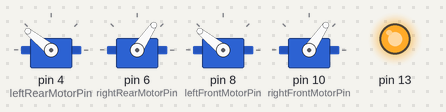
Simulated run of this sketch. Board: Arduino Uno, built with avr-gcc and run on an emulated ATmega328P. Shown: 4 × servo, output pins drawn as LEDs (lit = HIGH).

Above: at 2.3 s.
At 10.2 s:
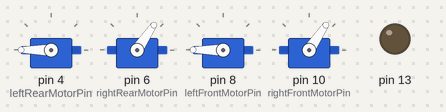
Timing chart, 0 to 11.5 s (numbered marks = the images above):
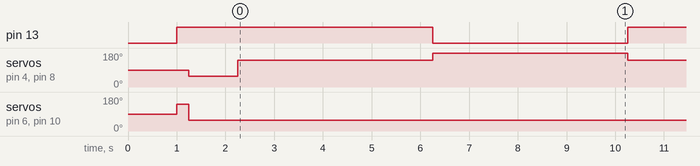

The sketch:

vexMotorRightRecycler.ino
```cpp
#include <Servo.h>

int leftRearMotorPin = 4; //left motor pin
int rightRearMotorPin = 6; //left motor pin
int leftFrontMotorPin = 8; //left motor pin
int rightFrontMotorPin = 10; //left motor pin

Servo leftRearMotor; //Define variables for each motor
Servo rightRearMotor;
Servo leftFrontMotor;
Servo rightFrontMotor;


void setup() {
  // put your setup code here, to run once:
  pinMode(4,OUTPUT);  //Both motor pins are sending a signal out to the VEX motor controller
  pinMode(6,OUTPUT);
  pinMode(8,OUTPUT);
  pinMode(10,OUTPUT);
  pinMode(13,OUTPUT);

  leftRearMotor.attach(leftRearMotorPin); //These lines tell the Arduino to send signals to the pins identified above to control the motor variables
  rightRearMotor.attach(rightRearMotorPin);
  leftFrontMotor.attach(leftFrontMotorPin);
  rightFrontMotor.attach(rightFrontMotorPin);

  delay(1000);

  //leftRearMotorControl(-25);
  rightRearMotorControl(25);
  //leftFrontMotorControl(-25);
  rightFrontMotorControl(25);
  digitalWrite(13,HIGH); //Turn the LED on pin 13 on
  delay(250); //Wait 250 ms, or one second

  leftRearMotorControl(0);
  rightRearMotorControl(0);
  leftFrontMotorControl(0);
  rightFrontMotorControl(0);
  digitalWrite(13,HIGH); //Turn the LED on pin 13 on
  delay(1000); //Wait 250 ms, or one second
}
void loop() {
  // put your main code here, to run repeatedly:

  //Send full forward to both motors
  leftRearMotorControl(25);
  //rightRearMotorControl(-25);
  leftFrontMotorControl(25);
  //rightFrontMotorControl(-25);
  digitalWrite(13,HIGH); //Turn the LED on pin 13 on
  delay(4000); //Wait 250 ms, or one second

  //Send full backward to both motors
  leftRearMotorControl(-25);
  //rightRearMotorControl(25);
  leftFrontMotorControl(-25);
  //rightFrontMotorControl(25);
  digitalWrite(13,LOW); //T urn the LED on pin 13 off
  delay(4000);

}

//The functions below let you send a power value between -25 and 25 to the motors.
//The servo library uses numbers between 250 and 2000 to control servos.

int leftRearMotorControl(int value){

leftRearMotor.write(map(value,-25,25,250,2000));

}

int rightRearMotorControl(int value){

rightRearMotor.write(map(value,-25,25,250,2000));

}

int leftFrontMotorControl(int value){

leftFrontMotor.write(map(value,-25,25,250,2000));

}

int rightFrontMotorControl(int value){

rightFrontMotor.write(map(value,-25,25,250,2000));

}
```

Measured:
- by itself, pin 13: alternates HIGH for 4.0 s and LOW for 4.0 s
- by itself, servo on pin 4 (leftRearMotorPin), servo on pin 8 (leftFrontMotorPin): repeats every 8.0 s: 141° 4.0 s, 180° 4.0 s
